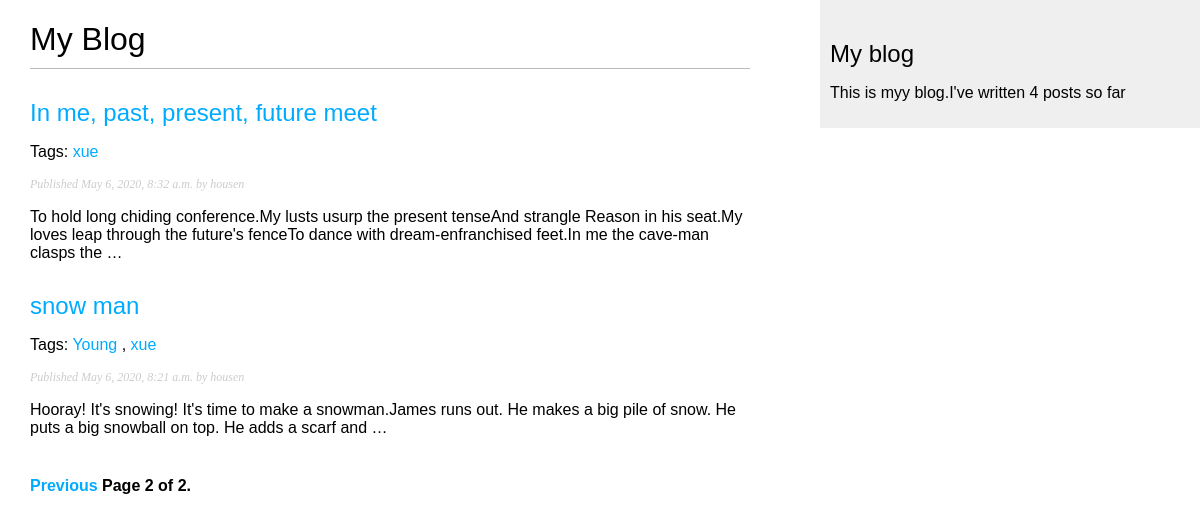
Screenshot of /blog/?page=2 with the database file from the repository.
### blog/models.py (models this page shows, shortened)
class Post(models.Model):
    STATUS_CHOICES = (('draft','Draft'),('published','Published'))
    title =  models.CharField(max_length =250)
    slug = models.SlugField(max_length=250,unique_for_date = 'publish')
    author = models.ForeignKey(User,on_delete=models.CASCADE,related_name='blog_posts')
    body = models.TextField()
    publish = models.DateTimeField(default=timezone.now)
    created = models.DateTimeField(auto_now_add= True)
    updated = models.DateTimeField(auto_now = True)
    status = models.CharField(max_length=10,choices=STATUS_CHOICES,default='draft')
    objects=models.Manager()
    published=PublishedManager()
    tags = TaggableManager()
    def get_absolute_url(self):
        return reverse('blog:post_detail',
                        args=[self.publish.year,
                              self.publish.month,
                              self.publish.day,
                              self.slug])
    class Meta:
        ordering = ('-publish',)

### blog/views.py (the view)
# urls.py: path('',views.post_list,name='post_list'),
def post_list(request,tag_slug=None):
    object_list = Post.published.all()
    tag=None
    if tag_slug:
        tag = get_object_or_404(Tag,slug=tag_slug)
        object_list = object_list.filter(tags__in=[tag])
    paginator = Paginator(object_list,2)
    page = request.GET.get('page')
    try:
        posts = paginator.page(page)
    except PageNotAnInteger:
        posts = paginator.page(1)
    except EmptyPage:
        posts = paginator.page(paginator.num_pages)
    return render(request,'blog/post/list.html',{'page':page,'posts':posts,'tag':tag})

### blog/models.py (called while the page is built)
    def get_queryset(self):
        return super(PublishedManager,self).get_queryset().filter(status='published')

### blog/templatetags/blog_tags.py (called while the page is built)
@register.simple_tag
def total_posts():
    return Post.published.count()

### blog/templates/blog/post/list.html (shortened to what this page needs)
{% extends "blog/base.html" %}
{% block content %}
<h1>My Blog</h1>
{% for post in posts %}
<h2>
    <a href="{{ post.get_absolute_url }}">
        {{ post.title }}
    </a>
</h2>
<p class = 'tag'>
    Tags:
    {% for tag in post.tags.all %}
        <a href="{% url "blog:post_list_by_tag" tag_slug=tag.slug %}">{{ tag.name }}</a>
    {% if not forloop.last %},{% endif %}
    {% endfor %}
</p>
<p class="date">
    Published {{ post.publish }} by {{post.author}}
</p>
    {{ post.body|truncatewords:30|linebreaks }}
    {% endfor %}
{% include 'pagination.html' with page=posts %}
{% endblock %}

### blog/static/css/blog.css (style rules this page uses)
body { margin:0; padding:0; font-family:helvetica, sans-serif; }
a { color:#00abff; text-decoration:none; }
h1 { font-weight:normal; border-bottom:1px solid #bbb; padding:0 0 10px 0; }
h2 { font-weight:normal; margin:30px 0 0; }
p.date { color:#ccc; font-family: georgia, serif; font-size: 12px; font-style: italic; }

### rows the page displays
Post: title "In me, past, present, future meet", publish "May 6, 2020, 8:32 a.m.", author "housen", body "To hold long chiding conference.My lusts usurp the present tenseAnd strangle Reason in his seat.My loves leap through the future's fenceTo dance with dream-enfranchised feet.In me the cave-man clasps the …"
Tag: name "xue"
Post: title "snow man", publish "May 6, 2020, 8:21 a.m.", author "housen", body "Hooray! It's snowing! It's time to make a snowman.James runs out. He makes a big pile of snow. He puts a big snowball on top. He adds a scarf and …"
Tag: name "Young"

### other values shown
{{ page.number }} "2"
{{ page.paginator.num_pages }} "2"
